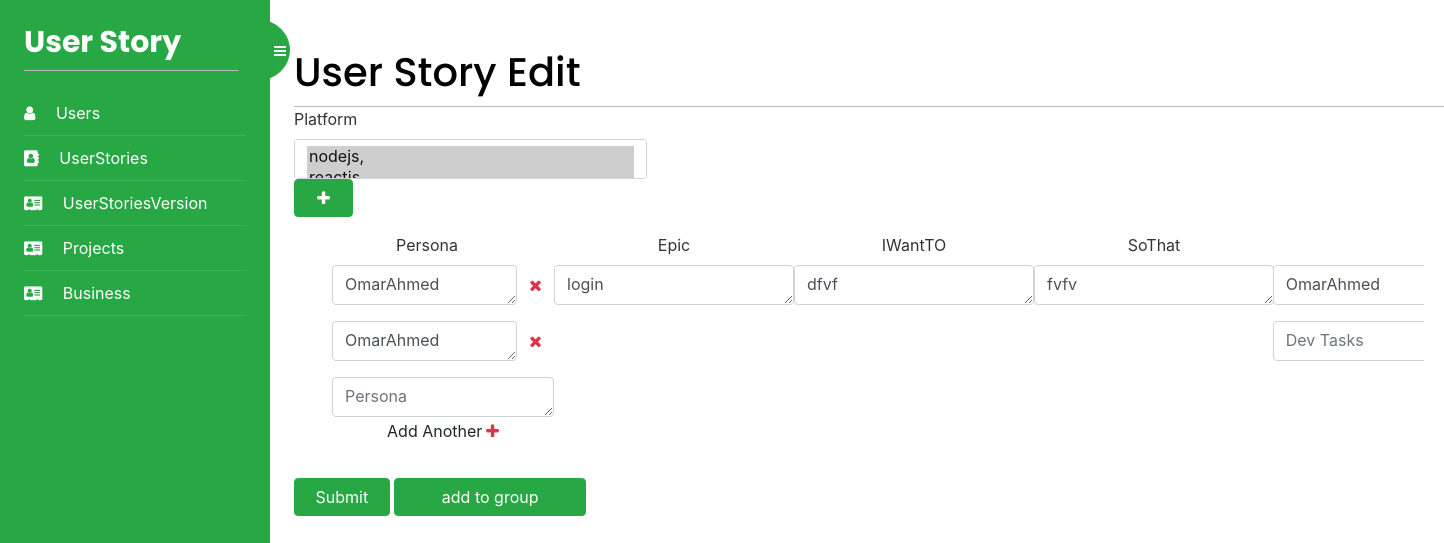
/UserStories/userStoryEdit/27, run on an earlier commit of the app's database.
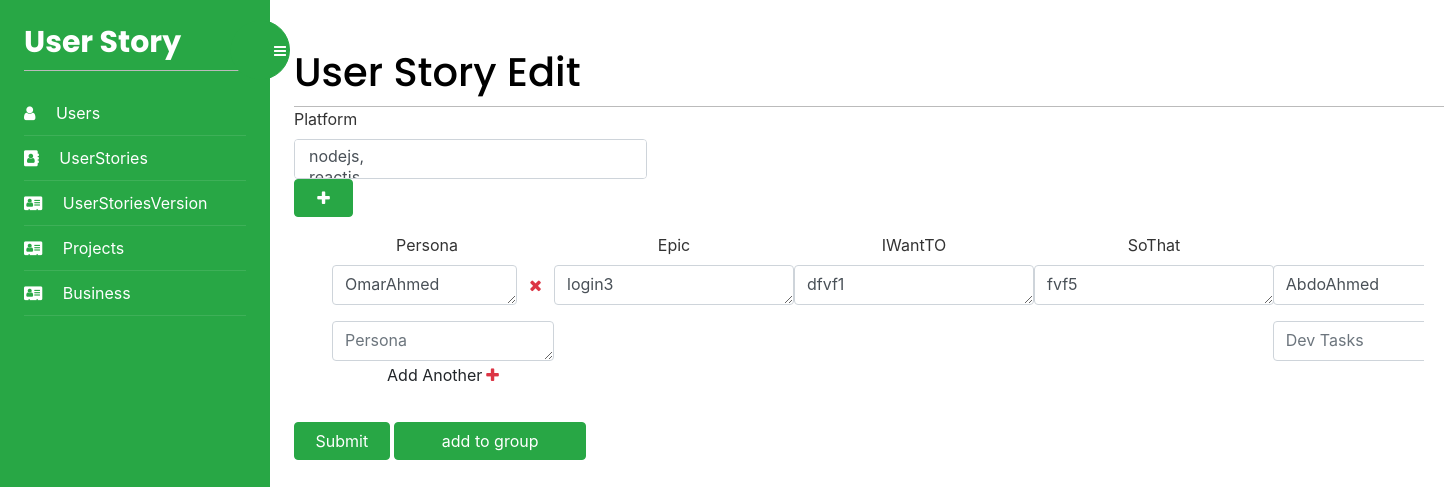
And on a later commit of the database.
### UserStoryApp/models.py (models this page shows, shortened)
class Persona(models.Model):
    id = models.AutoField(primary_key=True)
    Name = models.TextField(blank=True)
    class Meta:
        db_table = "Persona"

class UserStory(models.Model):
    id = models.AutoField(primary_key=True)
    iWantTO = models.TextField(blank=True)
    soThat = models.TextField(blank=True)
    priority = models.TextField(blank=True)
    userStoriesVersion = models.ForeignKey(
        UserStoryVersion, on_delete=models.CASCADE, blank=True, null=True)
    Persona = models.ManyToManyField(Persona)
    RAIDS = models.ManyToManyField(RAIDS)
    DevelopmentTask = models.ManyToManyField(DevelopmentTask)
    Estimates = models.ManyToManyField(Estimates)
    US_Group = models.ForeignKey(
        US_Group, on_delete=models.CASCADE, blank=True, null=True)
    Epic = models.ForeignKey(Epic, on_delete=models.CASCADE, null=True)
    platforms = []
    class Meta:
        db_table = "UserStory"

class Epic(models.Model):
    id = models.AutoField(primary_key=True)
    versionName = models.TextField(blank=True)
    class Meta:
        db_table = "Epic"

class DevelopmentTask(models.Model):
    id = models.AutoField(primary_key=True)
    description = models.TextField(blank=True)
    class Meta:
        db_table = "DevelopmentTask"

### UserStories/views.py (the view)
def userStoryDetails(request, id):
    if request.method == 'GET' and 'Platform' in request.GET:
        print("here")
        Platform.objects.create(name=request.GET.get("Name"))
        print(request.GET.get("platform"))
        param = str(id)
        return redirect('/UserStories/userStoryDetails/'+param+'')
    platforms = Platform.objects.all()
    User = get_user_model()
    users = UserStory.objects.get(id=id)
    print()
    platformIds = [i.Platform.id for i in users.Estimates.all()]
    print(platformIds)
    return render(request, 'userStories/userStoryDetails.html', {'platforms': platforms, 'userStory': users, 'personaObjects': personaObjects, 'platformIds': platformIds, 'epicObjects': epicObjects})

### UserStories/templates/userStories/userStoryDetails.html (shortened to what the changed rows need)
{% extends "base.html" %}
{% block content %}
<div>
    <h1 class="m-auto">User Story Edit</h1>
</div>
<form method="post" style="height: 100%;width: 100%;">
    <div class="row" style="width:100% ;">
        <div class="col-4">
            <div class="form-group">
                <label for="exampleInputEmail1" style="display: block;width: 100%;">Platform</label>
                <select id="example-getting-started4" name="platforms" style="width: 100%;"
                    class="form-control form-select platform" multiple="multiple">
                    {% for p in platforms %}
                    {% if p.id in platformIds %}
                    <option value="{{p.id}}" selected>{{p.name}},</option>
                    {% else %}
                    <option value="{{p.id}}">{{p.name}},</option>
                    {% endif %}
                    {% endfor %}
                </select>
                <button type="button" class="col-2 btn btn-success fa fa-plus " data-toggle="modal" data-target="#modalPlatformForm">
                </button>
            </div>
        </div>
    </div>
    <div class="container testimonial-group" style="overflow-x: hidden;">
        <div class="row no-gutters text-center flex-nowrap" id="UserStory">
            <div class="form-group pl-5" style="height: 100%;min-width: 15rem;">
                <div style="width: 100%;" class="row PersonDiv">
                    {% for Persona in userStory.Persona.all %}
                    <div class="form-group row">
                        <div class="col-10 m-0 p-0">
                            <textarea type="text" id="myInput" name="Persona" list="personList" style="display: inline;"
                                class="form-control" id="myInput" aria-describedby="emailHelp"
                                placeholder="Persona">{{Persona.Name}}</textarea>
                        </div>
                        <i class="col-2 m-auto text-danger fa fa-times" onclick="remove(this)"
                            style="display: flex;justify-content: center;align-items: center;cursor: pointer;"> </i>
                    </div>
                    {% endfor %}
                </div>
            </div>
            <div class="form-group m-0" style="margin: 0;min-width: 15rem;">
                <label for="exampleInputEmail1">Epic</label>
                <textarea type="text" id="epicInput" list="encodings" name="Epic" class="form-control input" id="epicInput"
                    aria-describedby="emailHelp" placeholder="Epic">{{userStory.Epic.versionName}}</textarea>
            </div>
            <div class="form-group" style="min-width: 15rem;">
                <label for="exampleInputEmail1">IWantTO</label>
                <textarea type="text" id="IWantTO" name="IWantTO" class="form-control" id="exampleInputEmail1"
                    aria-describedby="emailHelp" placeholder="IWantTO">{{userStory.iWantTO}}</textarea>
            </div>
            <div class="form-group" style="min-width: 15rem;">
                <label for="exampleInputEmail1">SoThat</label>
                <textarea type="text" id="SoThat" name="SoThat" class="form-control" id="exampleInputEmail1"
                    aria-describedby="emailHelp" placeholder="SoThat">{{userStory.soThat}}</textarea>
            </div>
            <div class="form-group" style="padding-left: 1.8rem;min-width: 30rem;">
                <div style="width: 100%;" class="row DKDiv">
                    {% for DevelopmentTask in userStory.DevelopmentTask.all %}
                    <div class="w-100 form-group row">
                        <div class="col-10 m-0 p-0">
                            <textarea type="text" id="DevTasks" class="form-control" name="Dev" id="exampleInputEmail1"
                                aria-describedby="emailHelp"
                                placeholder="Dev Tasks">{{DevelopmentTask.description}}</textarea>
                        </div>
                    </div>
                    {% endfor %}
                </div>
            </div>
        </div>
    </div>
</form>
{% endblock %}

What changed in the data, as far as the page shows it:
no longer on this page (row edited): Persona: Persona "OmarAhmed"
no longer on this page (row edited): DevelopmentTask: Dev "OmarAhmed"
changed UserStory: Epic "login" → "login3"; IWantTO "dfvf" → "dfvf1"; SoThat "fvfv" → "fvf5"
added DevelopmentTask: Dev "AbdoAhmed"
Also different on the page:
form field platforms: "nodejs, ☑" → "nodejs,"
